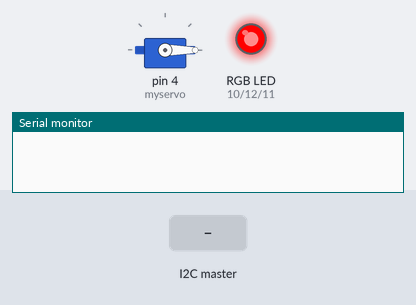
Simulated run of this sketch. Board: Arduino Uno, built with avr-gcc and run on an emulated ATmega328P. On the bench: servo, an RGB LED mixed from three pins (HIGH = lit), the last lines printed to the serial monitor. The inputs (shaded band) are chosen by the test bench.

Above: at 1.2 s.
1.3 s: the I2C master sends the byte 1
At 1.8 s:
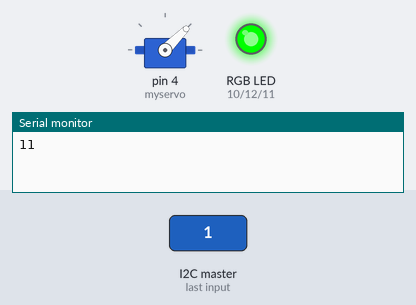
2.9 s: the I2C master sends the byte 1
At 4.2 s:
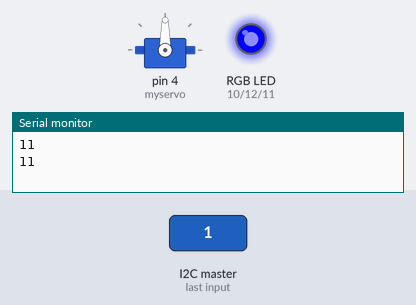
4.5 s: the I2C master sends the byte 2
At 5.5 s:
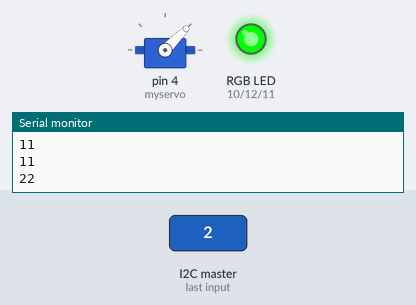
Timing chart, 0 to 7.5 s (numbered marks = the images above; inputs shaded):
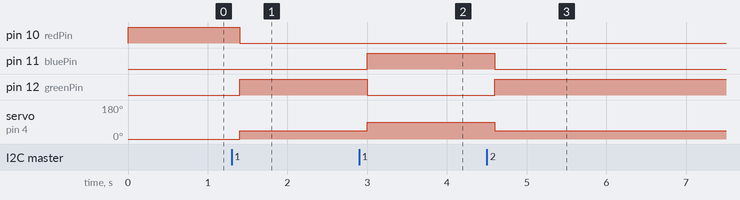

Measured:
- after the input at 1.3 s, pin 10 (redPin): HIGH → LOW after 0.10 s; pin 12 (greenPin): LOW → HIGH after 0.10 s; servo on pin 4 (myservo): 0° → 45° after 0.10 s
- after the input at 2.9 s, pin 11 (bluePin): LOW → HIGH after 0.10 s; pin 12 (greenPin): HIGH → LOW after 0.10 s; servo on pin 4 (myservo): 45° → 90° after 0.10 s
- after the input at 4.5 s, pin 11 (bluePin): HIGH → LOW after 0.10 s; pin 12 (greenPin): LOW → HIGH after 0.10 s; servo on pin 4 (myservo): 90° → 45° after 0.10 s

The sketch:

lab9-4slave.ino
```cpp
// C++
//Name: Jessica Naiara Pereira
//Date: Apr 01, 2023


#include <Wire.h>
#include <Servo.h>

#define bluePin 11
#define redPin 10
#define greenPin 12

Servo myservo;

  int degree = 0;
  int steps = 25;
  int click = 0;

void setup() {
  Wire.begin(4);
  Wire.onReceive(receiveEvent);

  Serial.begin(9600);

  myservo.attach(4);
}

void loop() {
  // servo angle on click position
  myservo.write(degree);
  selectColor(degree);
  delay(200);
}

// function that executes whenever data is received from master
// this function is registered as an event, see setup()
void receiveEvent(int howMany) {
  click = Wire.read();

  if (click ==1){
    onClick1 ();
    Serial.print("1");
  } else if (click == 2) {
    onClick2 ();
    Serial.print("2");

  }

  Serial.println(click);
  click = 0;
}


// on click button 1
void onClick1 () {
  degree = myservo.read() + 180 * steps / 100;
  if (degree > 180) {
    degree = 0;
  }
}

// on click button 2
void onClick2 () {
  degree = myservo.read() - 180 * steps / 100;
  if (degree < 0) {
    degree = 180;
  }

}


// chooose LED color
void selectColor (int angle) {

  switch(angle) {
    // red
    case 0:
      ledRGBCode(255,0,0);
      break;
    // green
    case 45:
      ledRGBCode(0,255,0);
      break;
    // blue
    case 90:
      ledRGBCode(0,0,255);
      break;
    // pink
    case 135:
      ledRGBCode(255,105,180);
      break;
    // orange
    case 180:
      ledRGBCode(255,165,0);
      break;
  }
}

// led on using rgb code
void ledRGBCode (int red, int green, int blue){
  analogWrite(redPin, red);
  analogWrite(greenPin, green);
  analogWrite(bluePin, blue);
}

// led off
void ledOff () {
  analogWrite(redPin, LOW);
  analogWrite(bluePin, LOW);
  analogWrite(greenPin, LOW);
}
```
